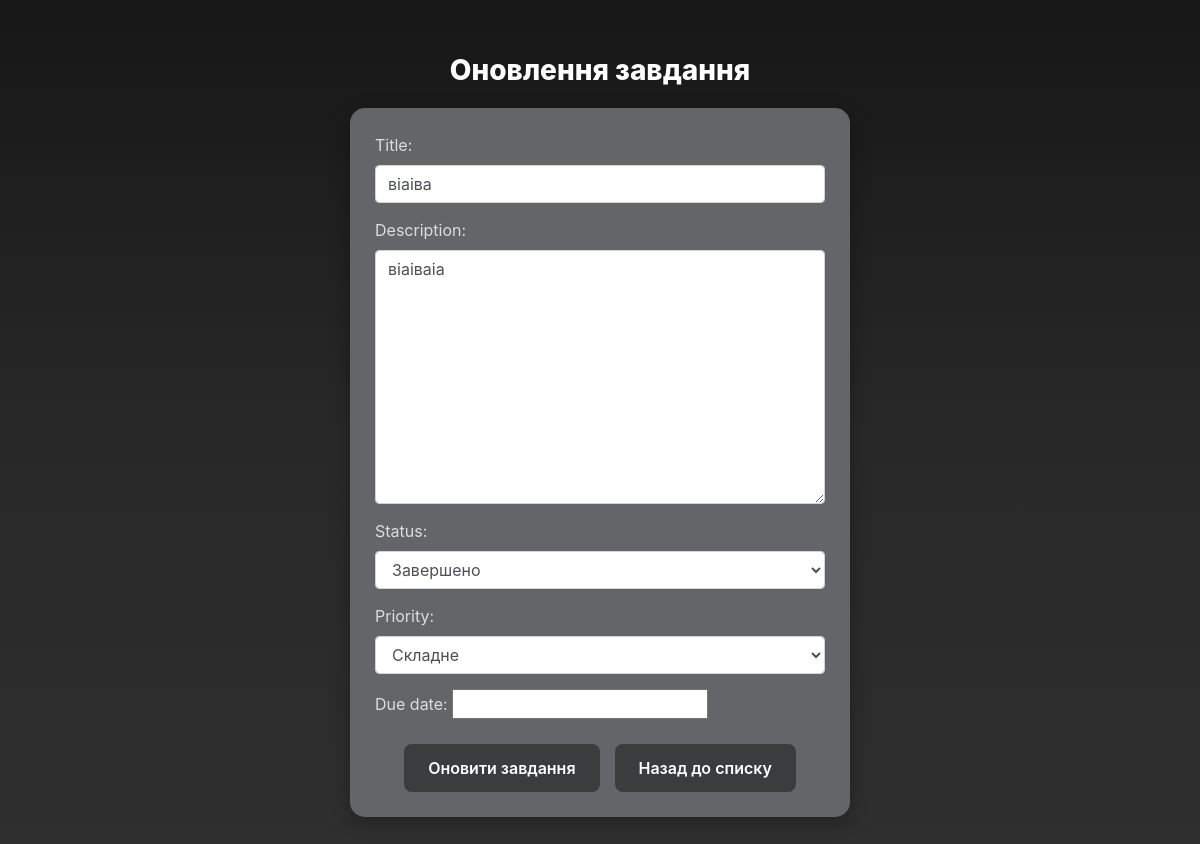
Screenshot of /8/update/ (signed in) with the database file from the repository.
### tasks/models.py (models this page shows, shortened)
class Task(models.Model):
    STATUS_CHOICES = [
        ("new", "Нове"),
        ("in_progress", "В роботі"),
        ("done", "Завершено"),
    ]
    PRIORITY_CHOICES = [
        ("low", "Легке"),
        ("medium", "Нормальне"),
        ("high", "Складне"),
    ]
    title = models.CharField(max_length=256)
    description = models.TextField()
    status = models.CharField(max_length=20, choices=STATUS_CHOICES, default="new")
    priority = models.CharField(max_length=20, choices=PRIORITY_CHOICES, default="medium")
    due_date = models.DateField(null=True, blank=True)
    creator = models.ForeignKey(settings.AUTH_USER_MODEL, on_delete=models.CASCADE, related_name="tasks")

### tasks/views.py (the view)
# urls.py: path("<int:pk>/update/", views.TaskUpdateView.as_view(), name="task-update"),
class TaskUpdateView(LoginRequiredMixin, UserOwnerMixin, UpdateView):
    model = models.Task
    form_class = TaskForm
    template_name = "tasks/task_update_form.html"
    success_url = reverse_lazy("tasks:task-list")

### tasks/forms.py
class TaskForm(forms.ModelForm):
    class Meta:
        model = Task
        fields = ["title", "description", "status", "priority", "due_date"]
        widgets = {
            'status': forms.Select(attrs={'class': 'supernova-input-777'}),
            'priority': forms.Select(attrs={'class': 'supernova-input-777'}),
        }
    def __init__(self, *args, **kwargs):
        super(TaskForm, self).__init__(*args, **kwargs)
        for field in self.fields:
            self.fields[field].widget.attrs.update({"class": "form-control"})
        self.fields["due_date"].widget.attrs["class"] += "my-custom=datepiker"

### tasks/mixings.py (called while the page is built)
    def dispatch(self, request, *args, **kwargs):
        isinstance = self.get_object()
        if isinstance.creator != self.request.user:
            raise PermissionDenied
        return super().dispatch(request, *args, **kwargs)

### task_treking/templates/tasks/task_update_form.html (shortened to what this page needs)
{% extends 'tasks/base.html' %}
{% block content %}
<div class="update-wrapper-777">
  <h2 class="update-title-777">Оновлення завдання</h2>
  <form method="post" class="update-form-777">
    {{ form.as_p }}
    <div class="update-btns-777">
      <button type="submit" class="btn-custom">Оновити завдання</button>
      <a href="{% url 'tasks:task-list' %}" class="btn-custom">Назад до списку</a>
    </div>
  </form>
</div>
{% endblock %}

### task_treking/templates/tasks/task_update_form.html (style rules this page uses)
.update-wrapper-777 { display: flex; flex-direction: column; align-items: center; justify-content: center; min-height: calc(100vh - 140px); padding: 30px; color: #fff; text-align: center; }
.update-title-777 { font-size: 28px; font-weight: 800; margin-bottom: 20px; }
.update-form-777 { background: #636568; padding: 25px; border-radius: 15px; box-shadow: 0 5px 20px rgba(0,0,0,0.3); width: 100%; max-width: 500px; text-align: left; }
.update-form-777 p { color: #ddd; margin-bottom: 15px; font-size: 16px; }
.update-btns-777 { display: flex; gap: 15px; justify-content: center; margin-top: 20px; }
.update-btns-777 .btn-custom { background-color: #3a3c3d; color: #fff; border: none; border-radius: 8px; padding: 12px 24px; font-size: 16px; font-weight: 600; text-decoration: none; transition: transform 0.2s, opacity 0.2s, box-shadow 0.2s; }

### task_treking/templates/tasks/base.html (style rules this page uses)
body { background: linear-gradient(to bottom, hsl(0, 0%, 9%), #282828, #2f2f2f); min-height: 100vh; color: white; }

### rows the page displays
Task: title "віаіва", description "віаіваіа", status "Завершено", priority "Складне"
